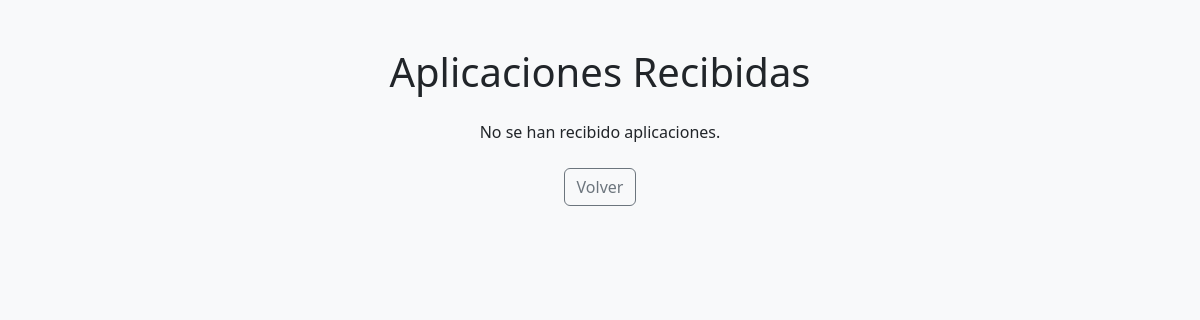
Page /jobs/applications/view/ (signed in) on the earlier database version.
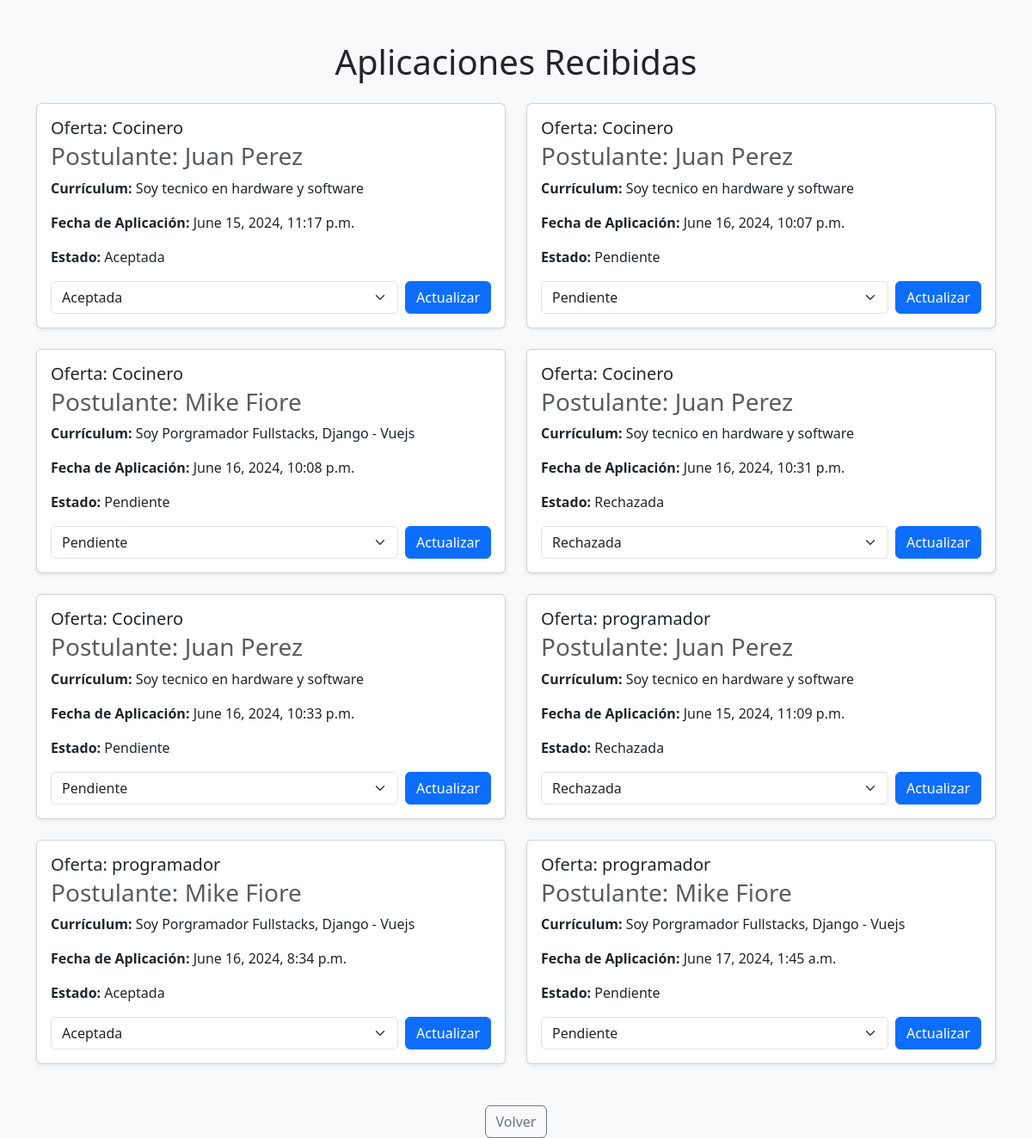
Same page on the later database version.
### jobs/models.py (models this page shows)
class Aplicacion(models.Model):
    ESTADO_CHOICES = [
        ('Pendiente', 'Pendiente'),
        ('Aceptada', 'Aceptada'),
        ('Rechazada', 'Rechazada'),
    ]
    oferta = models.ForeignKey(Oferta, on_delete=models.CASCADE)
    postulante = models.ForeignKey(Postulante, on_delete=models.CASCADE)
    fecha_aplicacion = models.DateTimeField(default=timezone.now)
    estado_aplicacion = models.CharField(max_length=10, choices=ESTADO_CHOICES, default='Pendiente')

class Oferta(models.Model):
    empresa = models.ForeignKey(Empresa, on_delete=models.CASCADE)
    titulo = models.CharField(max_length=255)
    descripcion = models.TextField()
    fecha_publicacion = models.DateField(auto_now_add=True)
    postulantes = models.ManyToManyField(Postulante, blank=True, related_name='ofertas')

class Postulante(models.Model):
    user = models.OneToOneField(CustomUser, on_delete=models.CASCADE)
    nombre = models.CharField(max_length=255)
    cv = models.TextField()

### jobs/views.py (the view)
# urls.py: path('applications/view/', view_applications, name='view-applications'),
@login_required
def view_applications(request):
    if not hasattr(request.user, 'empresa'):
        return HttpResponseForbidden("No tienes permiso para ver esta página.")
    empresa = request.user.empresa
    ofertas = Oferta.objects.filter(empresa=empresa)
    aplicaciones = Aplicacion.objects.filter(oferta__in=ofertas)
    return render(request, 'view_applications.html', {'aplicaciones': aplicaciones})

### jobs/templates/view_applications.html (shortened to what this page needs)
<!DOCTYPE html>
<html lang="es">
<head>
    <link href="https://cdn.jsdelivr.net/npm/bootstrap@5.3.3/dist/css/bootstrap.min.css" rel="stylesheet">
</head>
<body class="bg-light">
    <div class="container mt-5">
        <h1 class="text-center mb-4">Aplicaciones Recibidas</h1>
        {% if aplicaciones %}
            <div class="row">
                {% for aplicacion in aplicaciones %}
                <div class="col-md-6 mb-4">
                    <div class="card shadow-sm">
                        <div class="card-body">
                            <h2 class="card-title h5">Oferta: {{ aplicacion.oferta.titulo }}</h2>
                            <h3 class="card-subtitle mb-2 text-muted">Postulante: {{ aplicacion.postulante.nombre }}</h3>
                            <p class="card-text"><strong>Currículum:</strong> {{ aplicacion.postulante.cv }}</p>
                            <p class="card-text"><strong>Fecha de Aplicación:</strong> {{ aplicacion.fecha_aplicacion }}</p>
                            <p class="card-text"><strong>Estado:</strong> {{ aplicacion.estado_aplicacion }}</p>
                            <form method="post" action="{% url 'update-application-status' aplicacion.id %}" class="d-flex align-items-center">
                                <select name="estado_aplicacion" class="form-select me-2">
                                    <option value="Pendiente" {% if aplicacion.estado_aplicacion == "Pendiente" %}selected{% endif %}>Pendiente</option>
                                    <option value="Aceptada" {% if aplicacion.estado_aplicacion == "Aceptada" %}selected{% endif %}>Aceptada</option>
                                    <option value="Rechazada" {% if aplicacion.estado_aplicacion == "Rechazada" %}selected{% endif %}>Rechazada</option>
                                </select>
                                <button type="submit" class="btn btn-primary">Actualizar</button>
                            </form>
                        </div>
                    </div>
                </div>
                {% endfor %}
            </div>
        {% else %}
            <p class="text-center">No se han recibido aplicaciones.</p>
        {% endif %}
        <div class="text-center mt-4">
            <a href="{% url 'index' %}" class="btn btn-outline-secondary">Volver</a>
        </div>
    </div>
</body>
</html>

Differences in the rows shown:
added Aplicacion: oferta.titulo "Cocinero", postulante.nombre "Juan Perez", postulante.cv "Soy tecnico en hardware y software", fecha_aplicacion "June 15, 2024, 11:17 p.m.", estado_aplicacion "Aceptada"
added Aplicacion: oferta.titulo "Cocinero", postulante.nombre "Juan Perez", postulante.cv "Soy tecnico en hardware y software", fecha_aplicacion "June 16, 2024, 10:07 p.m.", estado_aplicacion "Pendiente"
added Aplicacion: oferta.titulo "Cocinero", postulante.nombre "Mike Fiore", postulante.cv "Soy Porgramador Fullstacks, Django - Vuejs", fecha_aplicacion "June 16, 2024, 10:08 p.m.", estado_aplicacion "Pendiente"
added Aplicacion: oferta.titulo "Cocinero", postulante.nombre "Juan Perez", postulante.cv "Soy tecnico en hardware y software", fecha_aplicacion "June 16, 2024, 10:31 p.m.", estado_aplicacion "Rechazada"
added Aplicacion: oferta.titulo "Cocinero", postulante.nombre "Juan Perez", postulante.cv "Soy tecnico en hardware y software", fecha_aplicacion "June 16, 2024, 10:33 p.m.", estado_aplicacion "Pendiente"
added Aplicacion: oferta.titulo "programador", postulante.nombre "Juan Perez", postulante.cv "Soy tecnico en hardware y software", fecha_aplicacion "June 15, 2024, 11:09 p.m.", estado_aplicacion "Rechazada"
added Aplicacion: oferta.titulo "programador", postulante.nombre "Mike Fiore", postulante.cv "Soy Porgramador Fullstacks, Django - Vuejs", fecha_aplicacion "June 16, 2024, 8:34 p.m.", estado_aplicacion "Aceptada"
added Aplicacion: oferta.titulo "programador", postulante.nombre "Mike Fiore", postulante.cv "Soy Porgramador Fullstacks, Django - Vuejs", fecha_aplicacion "June 17, 2024, 1:45 a.m.", estado_aplicacion "Pendiente"
Other differences:
text no longer shown: "No se han recibido aplicaciones."
